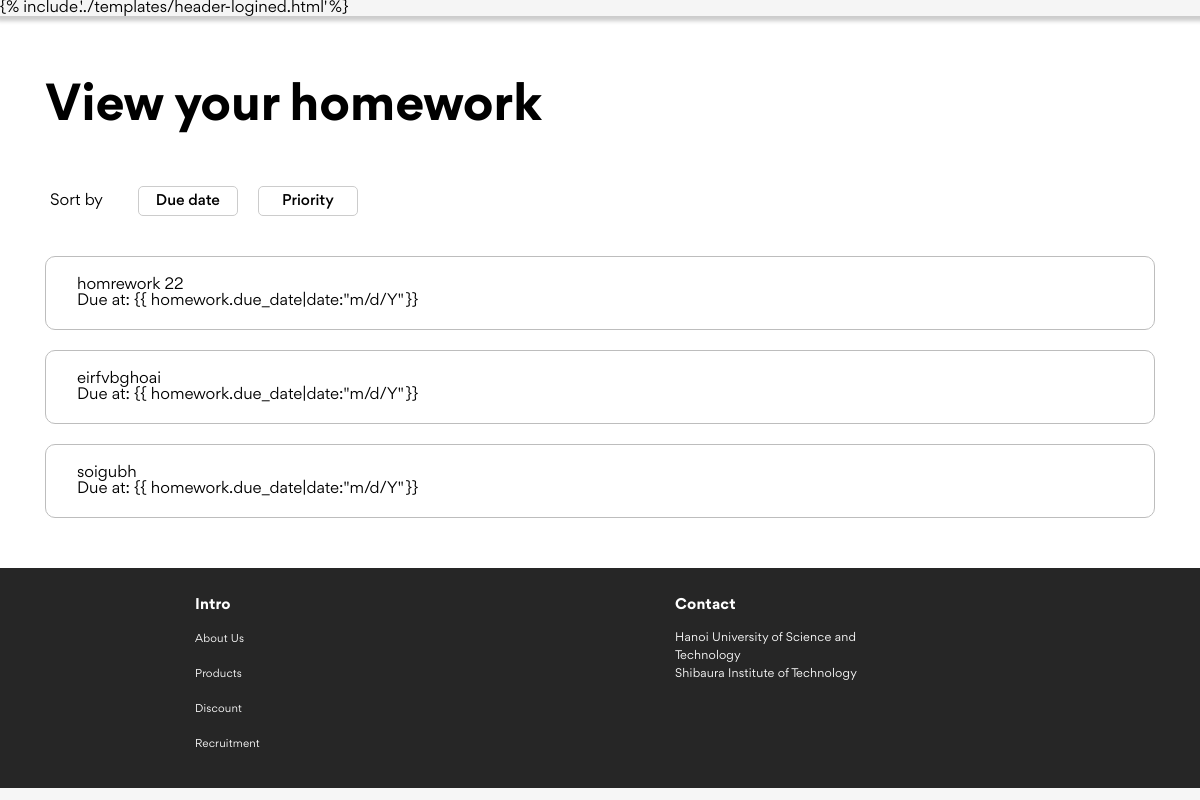
/view/view-homework.html (signed in), run on the app's committed database.
### app/models.py (models this page shows, shortened)
class Homework(models.Model):
    user = models.ForeignKey(User, null=User, on_delete=models.CASCADE)
    name = models.CharField(max_length=200) #宿題名
    note = models.TextField(blank=True, default='') #メモ
    due_date = models.DateField() #期限
    difficulty = models.IntegerField(choices=[(1, '1'), (2, '2'), (3, '3'), (4, '4'), (5, '5')]) #難易度
    priority = models.IntegerField(default=0, editable=False) #自動的に計算する優先度
    finished = models.BooleanField(default=False) #完了した宿題かどうか

### app/views.py (the view)
# urls.py: path('view/view-homework.html', views.view_homework, name='view_homework'),
@login_required
def view_homework(request):
    sort_by = request.GET.get('sort_by','priority')
    if sort_by == 'due_date':
        homework_list = Homework.objects.filter(user=request.user, finished=False).order_by('due_date')
    else:
        homework_list = Homework.objects.filter(user=request.user, finished=False).order_by('priority')
    context = { 'homework_list':homework_list }
    return render(request, 'view/view-homework.html', context)

### templates/view/view-homework.html (shortened to what this page needs)
<!DOCTYPE html>
<html lang="en">
    <head>
        {% load static %}
        <link
            rel="stylesheet"
            href="{% static 'assets/fonts/stylesheet.css' %}"
        />
        <link rel="stylesheet" href="{% static 'assets/css/main.css' %}" />
    </head>
    <body>
        <header id="header" class="header">
            {% if user.is_authenticated %} {% include
            '../templates/header-logined.html' %} {% else %} {% include
            '../templates/header.html' %} {% endif %}
        </header>
        <div class="main-first" id="about-app">
            <div class="container">
                <div class="row">
                    <div class="col-12">
                        <h1 class="page__title">View your homework</h1>
                    </div>
                    <div class="row order">
                        <p class="order__title">Sort by</p>
                        <div class="order-options">
                            <a
                                href="{% url 'view_homework' %}?sort_by=due_date"
                                class="btn {% if request.GET.sort_by == 'due_date' %}active{% endif %}"
                            >
                                <p class="order__text">Due date</p>
                            </a>
                            <a
                                href="{% url 'view_homework' %}?sort_by=priority"
                                class="btn {% if request.GET.sort_by == 'priority' %}active{% endif %}"
                            >
                                <p class="order__text">Priority</p>
                            </a>
                        </div>
                    </div>
                </div>
                <div class="row">
                    <ul class="col-12 homework__list">
                        {% for homework in homework_list %}
                        <a href="{% url 'homework_details' homework.id %}">
                            <li class="homework__item">
                                <div class="homework__container">
                                    <div class="col-10 homework__content">
                                        <h2 class="homework__name">
                                            {{ homework.name }}
                                        </h2>
                                        <div class="homework__desc">
                                            <p class="homework__duedate">
                                                Due at: {{
                                                homework.due_date|date:"m/d/Y"
                                                }}
                                            </p>
                                        </div>
                                    </div>
                                </div>
                            </li>
                        </a>
                        {% empty %}
                        <li class="homework__item">
                            <div class="homework__container">
                                <p>No homework available.</p>
                            </div>
                        </li>
                        {% endfor %}
                    </ul>
                </div>
            </div>
        </div>
        {% include '../templates/footer.html' %}
    </body>
</html>

### static/assets/css/main.css (style rules this page uses)
html, body, div, span, applet, object, iframe, h1, h2, h3, h4, h5, h6, p, blockquote, pre, a, abbr, acronym, address, big, cite, code, del, dfn, em, img, ins, kbd, q, s, samp, small, strike, strong, sub, sup, tt, var, b, u, i, center, dl, dt, dd, ol, ul, li, fieldset, form, label, legend, table, caption, tbody, tfoot, thead, tr, th, td, article, aside, canvas, details, embed, figure, figcaption, footer, header, hgroup, menu, nav, output, ruby, section, summary, time, mark, audio, video { margin: 0; padding: 0; border: 0; font-size: 100%; font: inherit; vertical-align: baseline; }
article, aside, details, figcaption, figure, footer, header, hgroup, menu, nav, section { display: block; }
body { line-height: 1; }
ol, ul { list-style: none; }
* { -webkit-tap-highlight-color: transparent; }
html { font-size: 62.5%; scroll-behavior: smooth; }
body { font-size: 1.6rem; font-family: "Gordita", sans-serif; color: var(--text-color); background: var(--body-bg); }
a { color: inherit; text-decoration: none; }
a, img, button, input, label, textarea, select { padding: 0; font-family: inherit; color: inherit; outline: none; border: none; }
.row > *, .container-fluid, .container { padding-left: calc(var(--grid-gutter-x) * 0.5); padding-right: calc(var(--grid-gutter-x) * 0.5); }
.container-fluid, .container { --grid-gutter-x: 30px; --grid-gutter-y: 0; width: 1370px; margin-left: auto; margin-right: auto; }
.container { width: 1370px; }
.row { display: flex; flex-wrap: wrap; margin-top: calc(var(--grid-gutter-y) * -1); margin-left: calc(var(--grid-gutter-x) * 0.5 * -1); margin-right: calc(var(--grid-gutter-x) * 0.5 * -1); }
.row > * { margin-top: var(--grid-gutter-y); }
.col-10 { flex: 0 0 auto; width: 83.3333333333%; }
.col-12 { flex: 0 0 auto; width: 100%; }
@media (max-width: 1399.98px) { .container { max-width: 1140px; } }
.main-first { width: 100%; background-color: rgb(255, 255, 255); padding: 30px 0; }
#about-app { scroll-margin-top: 100px; }
.header { position: sticky; top: -8px; z-index: 2; background-color: rgba(245, 245, 245, 0.95); box-shadow: 0.5px 0.5px 4px 4px #ccc; }
.page__title { font-size: 50px; line-height: 80px; font-weight: 600; margin-top: 20px; margin-bottom: 20px; }
.order { display: flex; align-items: center; padding: 20px; margin-bottom: 20px; }
.order-options { display: flex; }
.order__title { margin-right: 5px; }
.order__text { font-size: 15px; }
.order .btn { width: 100px; height: 30px; border: 1px solid #ccc; background-color: transparent; color: #000; padding: 10px 20px; border-radius: 5px; cursor: pointer; transition: background-color 0.3s ease, color 0.3s ease; }
.homework__container { display: flex; padding: 10px 1px 10px 1px; }
.homework__item { margin-bottom: 20px; border: 1px solid #bdbdbd; border-radius: 10px; }
.homework__content { padding: 10px; padding-left: 30px; }
.btn { display: flex; align-items: center; justify-content: center; gap: 10px; height: 46px; padding: 0 20px; border-radius: 6px; background: #f8f8fb; font-size: 1.5rem; font-weight: 500; white-space: nowrap; user-select: none; }
.btn + .btn:not(.btn--no-margin) { margin-left: 20px; }
html { background-color: #f6f6f6; }
html { --text-color: black; --body-bg: white; --text-theme-color: #ffb909; --theme-color: #fedb5d; }

### data on the page
Homework: name "homrework 22"
Homework: name "eirfvbghoai"
Homework: name "soigubh"
